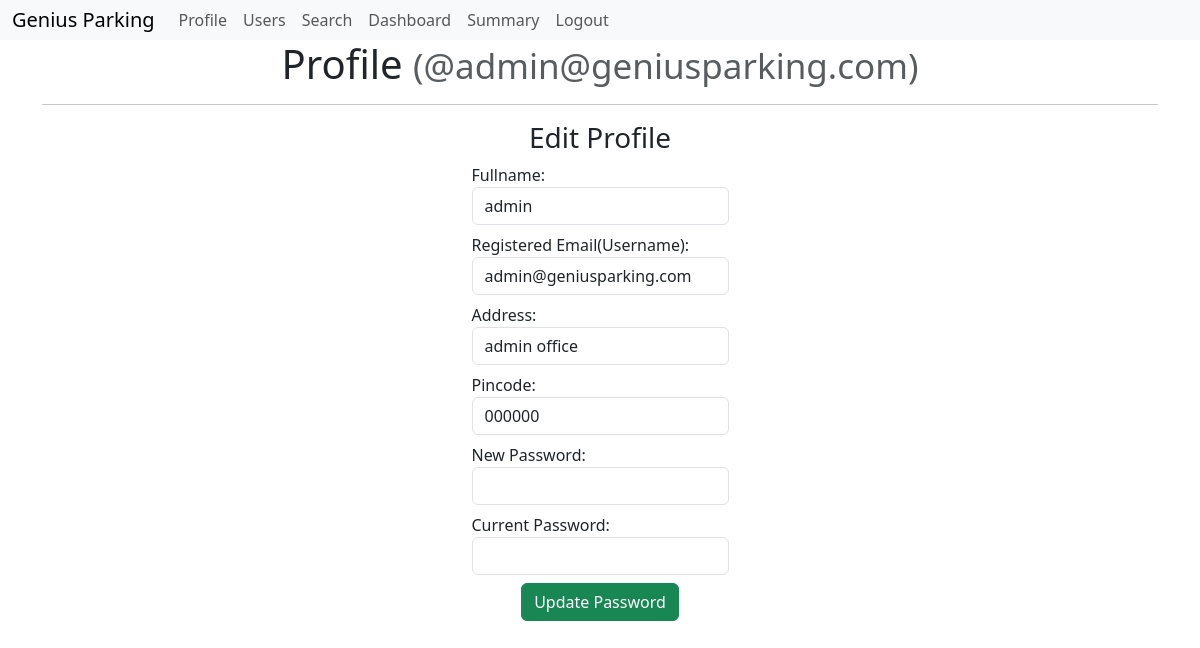
Screenshot of / (signed in) with the database file from the repository.
### models.py (models this page shows, shortened)
class User(db.Model):
    __tablename__ = 'user'
    id = db.Column(db.Integer, primary_key=True)
    email = db.Column(db.String(64), unique=True, nullable=False)
    passhash = db.Column(db.String(512), nullable=False)
    name = db.Column(db.String(64), nullable=False)
    address = db.Column(db.String(255), nullable=False)
    pincode = db.Column(db.String(10), nullable=False)
    is_admin = db.Column(db.Boolean, nullable = False, default = False)
    parking_lot = db.relationship('Parking_Lot', backref='owner', lazy=True)
    @property
    def password(self):
        raise AttributeError('Password is not readable')

### routes.py (the view)
@app.route('/')
@auth_checker
def index():
    user_id = session.get('user_id')
    user = User.query.get(user_id)
    if not user:
        flash('User not found. Please log in again.', 'danger')
        return redirect(url_for('login'))
    return render_template('profile.html', user=user)

### app.py (called while the page is built)
@app.context_processor
def inject_now():
    return {'now': lambda: datetime.now().strftime("%Y-%m-%d %H:%M:%S")}

### routes.py (called while the page is built)
def auth_checker(func):
    @wraps(func)
    def core(*args, **kwargs):
        if 'user_id' not in session:
            flash('Please login first!', 'danger')
            return redirect(url_for('login'))
        return func(*args, **kwargs)
    return core

### templates/profile.html (shortened to what this page needs)
{% extends "layout.html" %}
{% block content %}
<h1>Profile
    <small class="text-muted">(@{{user.email}})</small>
</h1>
<hr>
<h3>Edit Profile</h3>
<form method="post">
    <label for="fullname" class="form-label">Fullname:
        <input type="text" name="fullname" id="fullname" class="form-control" value="{{user.name}}" required >
    </label>
    <label for="email" class="form-label">Registered Email(Username):
        <input type="email" name="email" id="email" class="form-control" value="{{user.email}}" required >
    </label>
    <label for="address" class="form-label">Address:
        <input type="text" name="address" id="address" class="form-control" value="{{user.address}}" required>
    </label>
    <label for="pincode" class="form-label">Pincode:
        <input type="text" name="pincode" id="pincode" class="form-control" value="{{user.pincode}}" required>
    </label>
    <label for="password" class="form-label">New Password:
        <input type="password" name="password" id="password" class="form-control" required>
    </label>
    <label for="npassword" class="form-label">Current Password:
        <input type="text" name="npassword" id="npassword" class="form-control" required>
    </label>
    <input type="submit" value="Update Password" class="btn btn-success"/>
</form>
{% endblock  %}

### templates/profile.html (style rules this page uses)
form { display: flex; flex-direction: column; align-items: center; }
h1,h2,h3 { text-align: center; }

### rows the page displays
User: email "admin@geniusparking.com", fullname "admin", address "admin office", pincode "000000"
